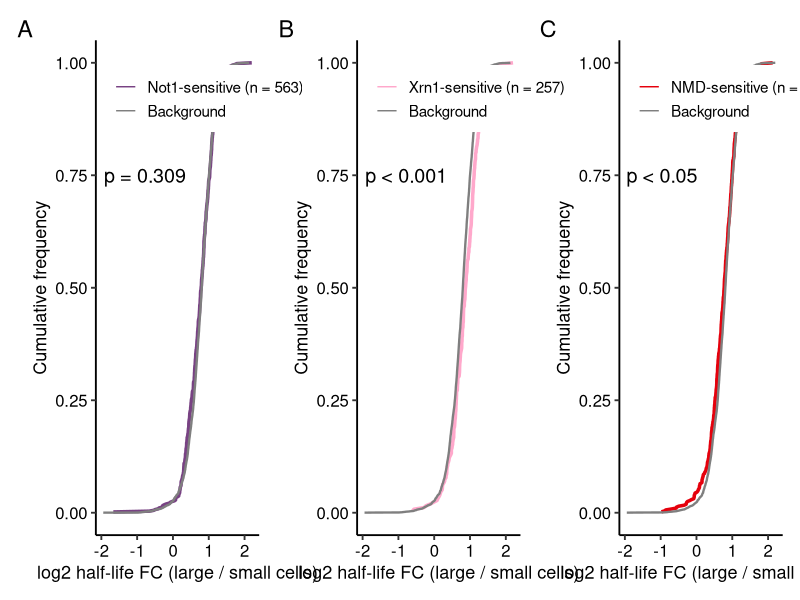
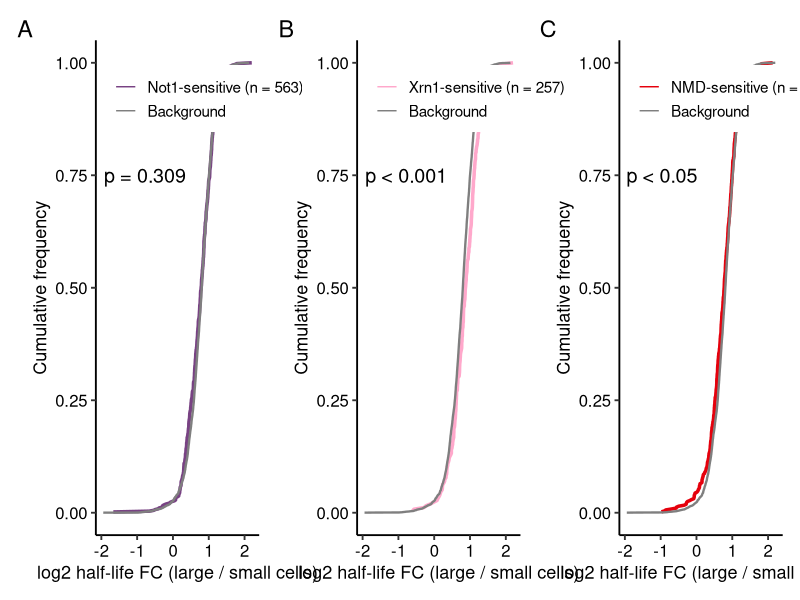

These figures' R source, in order:
## ---- chunk 1
knitr::opts_chunk$set(echo = TRUE)
knitr::opts_knit$set(root.dir = "/Users/caitlinwaterworth/Library/CloudStorage/OneDrive-UniversityofBath/YM_combined_analysis/EU_combined_analysis")
library(tidyverse)
library(patchwork)

col_small <- "#784283"
col_large <- "#ffa8cb"
col_A     <- "#e5000c"
## ---- chunk 2
# Consensus half-life fold change -- SE < 0.75, c1 fitting
df_fc <- read_tsv("output_tables/df_WT_consensus_hl_fc.txt",
                  show_col_types = FALSE)

# Chappleboim sensitivity flags
df_chapp <- read_tsv("tables/df_chappleboim_gba.txt",
                     show_col_types = FALSE)

# Alalam NMD sensitivity flags
df_alalam <- read_tsv("tables/df_alalam_gba.txt",
                      show_col_types = FALSE) %>%
  dplyr::rename(gene_id = name)

cat("Consensus genes:", nrow(df_fc), "\n")
cat("Not1-sensitive:", sum(df_chapp$not1_sensitive, na.rm = TRUE), "\n")
cat("Xrn1-sensitive:", sum(df_chapp$xrn1_sensitive, na.rm = TRUE), "\n")
cat("NMD-sensitive:", sum(df_alalam$nmd_sensitive, na.rm = TRUE), "\n")
## ---- chunk 3
# Merge fold change with sensitivity flags
df_plot <- df_fc %>%
  left_join(df_chapp %>% dplyr::select(gene_id, not1_sensitive,
                                        xrn1_sensitive),
            by = "gene_id") %>%
  left_join(df_alalam %>% dplyr::select(gene_id, nmd_sensitive),
            by = "gene_id")

cat("Genes after merge:", nrow(df_plot), "\n")
## ---- chunk 4
# Wilcoxon rank-sum tests: sensitive vs non-sensitive genes
groups <- list(
  Not1 = "not1_sensitive",
  Xrn1 = "xrn1_sensitive",
  NMD  = "nmd_sensitive"
)

wilcox_results <- map_dfr(names(groups), function(grp) {
  col <- groups[[grp]]
  sensitive <- df_plot %>%
    filter(!is.na(.data[[col]]), .data[[col]] == TRUE,
           !is.na(WT_hl_fc), is.finite(WT_hl_fc)) %>%
    pull(WT_hl_fc)
  background <- df_plot %>%
    filter(!is.na(.data[[col]]), .data[[col]] == FALSE,
           !is.na(WT_hl_fc), is.finite(WT_hl_fc)) %>%
    pull(WT_hl_fc)
  w <- wilcox.test(sensitive, background, alternative = "two.sided")
  tibble(
    group      = grp,
    n_sensitive = length(sensitive),
    n_background = length(background),
    median_sensitive = median(sensitive),
    median_background = median(background),
    W = w$statistic,
    p_value = w$p.value,
    p_label = ifelse(w$p.value < 0.001, "p < 0.001",
               ifelse(w$p.value < 0.01, "p < 0.01",
               ifelse(w$p.value < 0.05, "p < 0.05",
                      paste0("p = ", round(w$p.value, 3)))))
  )
})

cat("\nWilcoxon results:\n")
print(wilcox_results)
## ---- chunk 5
make_cumfreq <- function(df, flag_col, grp_label, grp_col, p_label, n_sensitive) {

  df_sens <- df %>%
    filter(!is.na(.data[[flag_col]]), !is.na(WT_hl_fc),
           is.finite(WT_hl_fc))

  sens_label <- paste0(grp_label, "-sensitive (n = ",
                       format(n_sensitive, big.mark = ","), ")")

  df_lines <- df_sens %>%
    mutate(group = ifelse(.data[[flag_col]], sens_label, "Background")) %>%
    mutate(group = factor(group, levels = c(sens_label, "Background"))) %>%
    group_by(group) %>%
    arrange(WT_hl_fc) %>%
    mutate(cumfreq = seq_along(WT_hl_fc) / n()) %>%
    ungroup()

  ggplot(df_lines, aes(x = WT_hl_fc, y = cumfreq,
                       colour = group, linewidth = group)) +
    geom_line() +
    scale_colour_manual(
      values = c(setNames(grp_col, sens_label), "Background" = "grey50"),
      name = NULL) +
    scale_linewidth_manual(
      values = c(setNames(1.2, sens_label), "Background" = 0.8),
      guide = "none") +
    annotate("text", x = -Inf, y = 0.75, hjust = -0.1,
         label = p_label, size = 5, colour = "black") +
    labs(x     = "log2 half-life FC (large / small cells)",
         y     = "Cumulative frequency") +
    theme_classic(base_size = 14) +
    theme(
      axis.text       = element_text(size = 12, colour = "black"),
      axis.title      = element_text(size = 13, colour = "black"),
      legend.position = c(0.05, 0.95),
      legend.justification = c(0, 1),
      legend.text     = element_text(size = 11),
      plot.background = element_rect(fill = "white", colour = NA))
}

p_not1 <- make_cumfreq(df_plot, "not1_sensitive", "Not1", col_small,
                        wilcox_results$p_label[wilcox_results$group == "Not1"],
                        wilcox_results$n_sensitive[wilcox_results$group == "Not1"]) +
  labs(tag = "A")

p_xrn1 <- make_cumfreq(df_plot, "xrn1_sensitive", "Xrn1", col_large,
                        wilcox_results$p_label[wilcox_results$group == "Xrn1"],
                        wilcox_results$n_sensitive[wilcox_results$group == "Xrn1"]) +
  labs(tag = "B")

p_nmd <- make_cumfreq(df_plot, "nmd_sensitive", "NMD", col_A,
                       wilcox_results$p_label[wilcox_results$group == "NMD"],
                       wilcox_results$n_sensitive[wilcox_results$group == "NMD"]) +
  labs(tag = "C")

p_panel <- p_not1 | p_xrn1 | p_nmd

p_panel
ggsave("figures/CW12_cumfreq_distributions.png", p_panel,
       width = 18, height = 6, dpi = 150)
cat("Saved figures/CW12_cumfreq_distributions.png\n")
